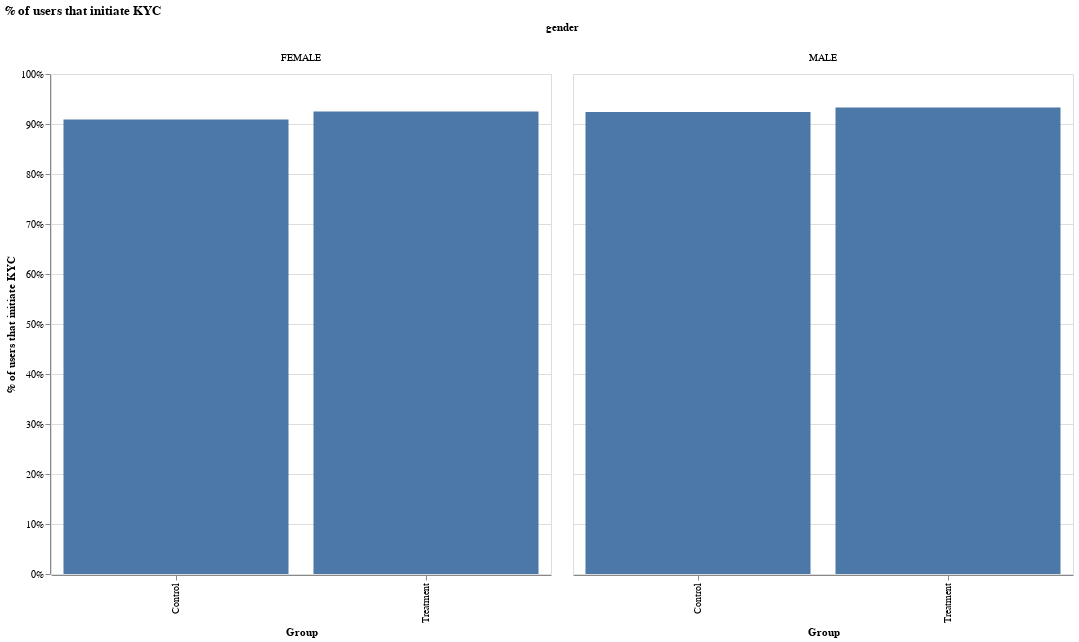

Notebook code cell kept with this figure:
### Code cell
df = pd.read_csv("kyc_removing_video_link.csv")

# make sure we are unique on the user level.
df = (
    df.groupby(["treatment", "gender", "user_id"])["kyc_first_initiated"]
    .agg("min")
    .reset_index()
)

# now, count how many users managed to initiate kyc.
df["kyci"] = 0
df.loc[df["kyc_first_initiated"].isna() == False, "kyci"] = 1

df = df.groupby(["treatment", "gender"])["kyci"].agg("mean").reset_index()

alt.Chart(df).mark_bar().encode(
    x=alt.X("treatment:N", axis=alt.Axis(title="Group")),
    y=alt.Y("kyci:Q", axis=alt.Axis(title="% of users that initiate KYC", format="%")),
    column="gender",
).properties(width=500, height=500, title="% of users that initiate KYC")

### Figure 1 — Vega-Lite specification as saved in the notebook (floating-point values rounded to 4 significant figures)
{"config": {"view": {"continuousWidth": 400, "continuousHeight": 300}}, "data": {"name": "data-cc98def00ce68a13d1a116fd7b3e0169"}, "mark": "bar", "encoding": {"column": {"type": "nominal", "field": "gender"}, "x": {"type": "nominal", "axis": {"title": "Group"}, "field": "treatment"}, "y": {"type": "quantitative", "axis": {"format": "%", "title": "% of users that initiate KYC"}, "field": "kyci"}}, "height": 500, "title": "% of users that initiate KYC", "width": 500, "$schema": "https://vega.github.io/schema/vega-lite/v4.0.2.json", "datasets": {"data-cc98def00ce68a13d1a116fd7b3e0169": [{"treatment": "Control", "gender": "FEMALE", "kyci": 0.9088}, {"treatment": "Control", "gender": "MALE", "kyci": 0.9242}, {"treatment": "Treatment", "gender": "FEMALE", "kyci": 0.9251}, {"treatment": "Treatment", "gender": "MALE", "kyci": 0.933}]}}
